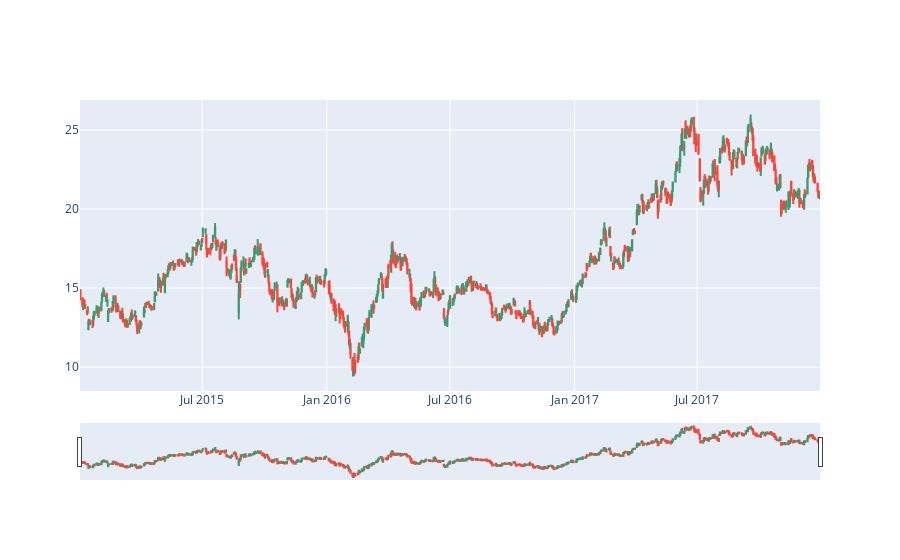

This figure's notebook cell:
### Code cell
# today = datetime.datetime.utcnow().date()
# yesterday = today - datetime.timedelta(days = 1)
# df = web.DataReader('RELIANCE.NS', data_source='yahoo', start='2015-01-01', end=yesterday)
# start_date = "2020-01-01"
# end_date = "2020-12-31"
start = datetime.datetime(2015, 1, 1)
end = datetime.datetime(2018, 1, 1)
# df = web.DataReader('ticker=RGDPUS', 'econdb', start, end) # worked
df = web.DataReader('TSLA', 'stooq', start, end) # Working
print(df)

# fig = px.histogram(df, x=df['Close'])
# fig.show()
dates = []
for x in range(len(df)):
    newdate = str(df.index[x])
    newdate = newdate[0:10]
    dates.append(newdate)

df['dates'] = dates
df['dates'] 

fig = go.Figure(data = [go.Candlestick( x=df['dates'],
                                        open = df['Open'],
                                        high = df['High'],
                                        low = df['Low'],
                                        close = df['Close'],
                                       )])
fig.show()
#fig = go.Figure(data=[go.Candlestick(open=df['Open'], high=df['High'],low=df['Low'], close=df['Close'])])

### Figure 1 — Plotly figure (JSON) as saved in the notebook; plotly's stock layout.template omitted (floating-point values rounded to 4 significant figures; data arrays with more than 128 entries replaced by an {"elided": "..."} marker saying what was removed)
{"data": [{"close": {"elided": "755 float values"}, "high": {"elided": "755 float values"}, "low": {"elided": "755 float values"}, "open": {"elided": "755 float values"}, "type": "candlestick", "x": {"elided": "755 str values"}}], "layout": {}}
